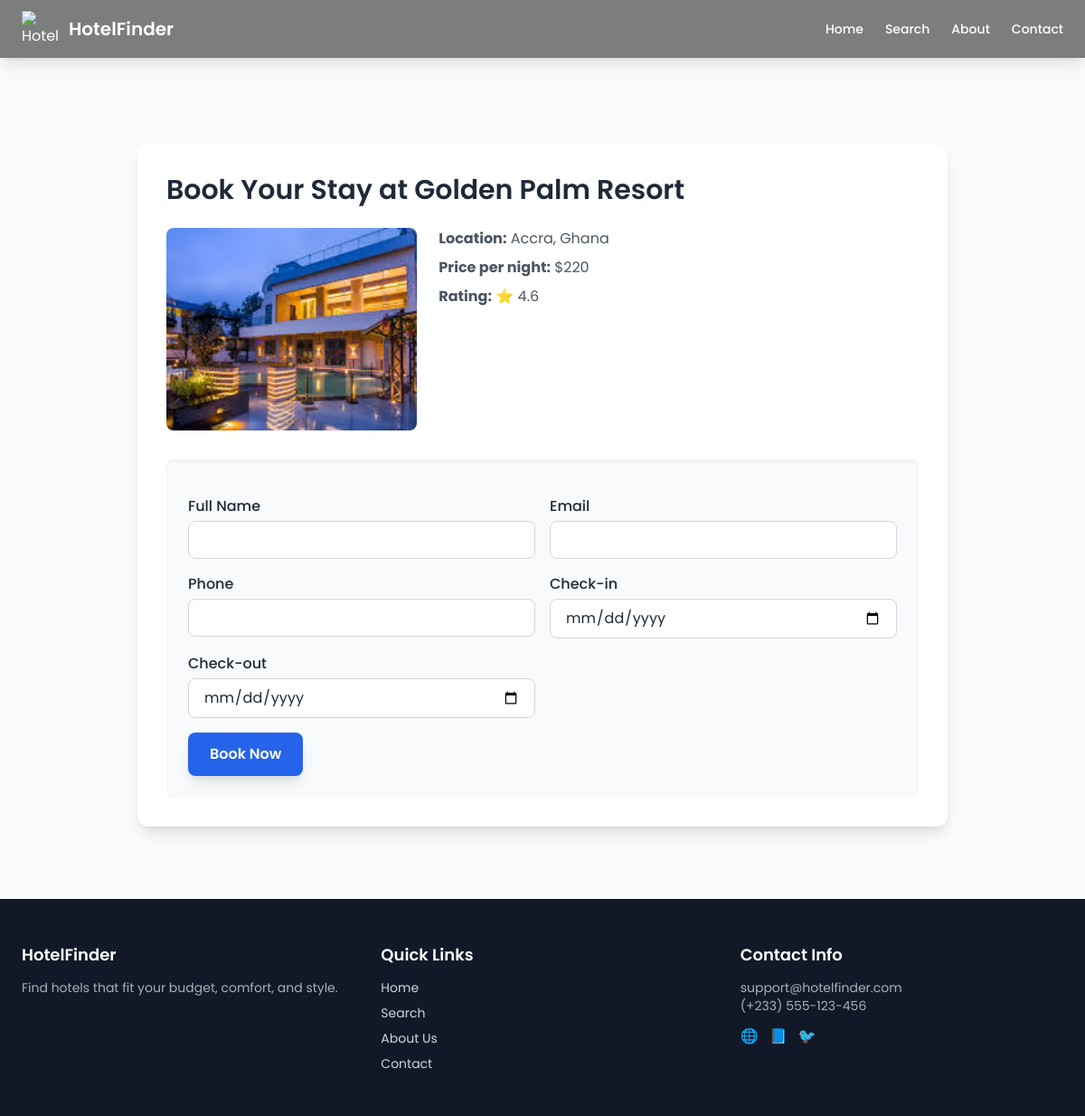
Page /hotel/1/book/ on the committed database.
### hotel/models.py (models this page shows, shortened)
class hotel(models.Model):
    hotel_name = models.CharField(max_length=100)
    hotel_price = models.IntegerField()
    hotel_description = models.TextField()
    location = models.CharField(max_length=200, blank=True, null=True)
    rating = models.DecimalField(max_digits=3, decimal_places=1, default=0.0)
    image = image = models.ImageField(upload_to='hotels/', blank=True, null=True)

### hotel/views.py (the view, shortened to what this page needs)
# urls.py: path("hotel/<int:hotel_id>/book/", views.book_hotel, name="book_hotel"),
def book_hotel(request, hotel_id):
    hotel_obj = get_object_or_404(hotel, id=hotel_id)
    pre_check_in = request.GET.get('check_in', '')
    pre_check_out = request.GET.get('check_out', '')
    context = {
        "hotel": hotel_obj,
        "check_in": pre_check_in,
        "check_out": pre_check_out,
    }
    return render(request, "hotel/book_hotel.html", context)

### hotel/templates/hotel/book_hotel.html (shortened to what this page needs)
{% extends 'hotel/base.html' %}
{% block content %}
<section class="max-w-4xl mx-auto mt-20 mb-20 bg-white shadow-lg rounded-xl p-8">
    <h2 class="text-3xl font-semibold mb-6">Book Your Stay at {{ hotel.hotel_name }}</h2>
    <div class="flex flex-col md:flex-row mb-8">
        <img src="{{ hotel.image.url }}" alt="{{ hotel.hotel_name }}" class="w-full md:w-1/3 h-56 object-cover rounded-lg mb-4 md:mb-0 md:mr-6">
        <div class="md:flex-1">
            <p class="text-gray-600 mb-2"><strong>Location:</strong> {{ hotel.location }}</p>
            <p class="text-gray-600 mb-2"><strong>Price per night:</strong> ${{ hotel.hotel_price }}</p>
            <p class="text-gray-600"><strong>Rating:</strong> ⭐ {{ hotel.rating|default:"4.5" }}</p>
        </div>
    </div>
    <form method="POST" class="space-y-4 bg-gray-50 p-6 rounded-lg shadow-inner">
        <div class="grid grid-cols-1 md:grid-cols-2 gap-4">
            <div>
                <label class="block mb-1 font-medium">Full Name</label>
                <input type="text" name="full_name" required
                       class="w-full px-4 py-2 rounded-lg border border-gray-300 focus:outline-none focus:ring-2 focus:ring-blue-500">
            </div>
            <div>
                <label class="block mb-1 font-medium">Email</label>
                <input type="email" name="email" required
                       class="w-full px-4 py-2 rounded-lg border border-gray-300 focus:outline-none focus:ring-2 focus:ring-blue-500">
            </div>
            <div>
                <label class="block mb-1 font-medium">Phone</label>
                <input type="text" name="phone" required
                       class="w-full px-4 py-2 rounded-lg border border-gray-300 focus:outline-none focus:ring-2 focus:ring-blue-500">
            </div>
            <div>
                <label class="block mb-1 font-medium">Check-in</label>
                <input type="date" name="check_in" required
                       class="w-full px-4 py-2 rounded-lg border border-gray-300 focus:outline-none focus:ring-2 focus:ring-blue-500">
            </div>
            <div>
                <label class="block mb-1 font-medium">Check-out</label>
                <input type="date" name="check_out" required
                       class="w-full px-4 py-2 rounded-lg border border-gray-300 focus:outline-none focus:ring-2 focus:ring-blue-500">
            </div>
        </div>
        <button type="submit"
                class="w-full md:w-auto bg-blue-600 hover:bg-blue-700 text-white font-semibold px-6 py-3 rounded-lg shadow-lg transition transform hover:scale-[1.02]">
            Book Now
        </button>
    </form>
</section>
{% endblock %}

### hotel/templates/hotel/base.html (style rules this page uses)
body { font-family: 'Poppins', sans-serif; }

### rows in the picture
hotel: hotel_name "Golden Palm Resort", image (picture), location "Accra, Ghana", hotel_price "220", rating "4.6"
